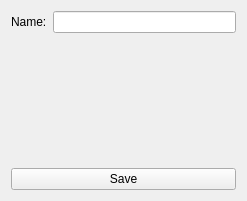
<?xml version="1.0" encoding="UTF-8"?>
<ui version="4.0">
 <class>CityWidget</class>
 <widget class="QWidget" name="CityWidget">
  <property name="geometry">
   <rect>
    <x>0</x>
    <y>0</y>
    <width>247</width>
    <height>201</height>
   </rect>
  </property>
  <property name="windowTitle">
   <string>City</string>
  </property>
  <layout class="QVBoxLayout" name="verticalLayout">
   <item>
    <layout class="QFormLayout" name="formLayout">
     <item row="0" column="0">
      <widget class="QLabel" name="label">
       <property name="text">
        <string>Name:</string>
       </property>
      </widget>
     </item>
     <item row="0" column="1">
      <widget class="QLineEdit" name="nameLineEdit"/>
     </item>
    </layout>
   </item>
   <item>
    <spacer name="verticalSpacer">
     <property name="orientation">
      <enum>Qt::Vertical</enum>
     </property>
     <property name="sizeHint" stdset="0">
      <size>
       <width>20</width>
       <height>40</height>
      </size>
     </property>
    </spacer>
   </item>
   <item>
    <widget class="QPushButton" name="saveBtn">
     <property name="text">
      <string>Save</string>
     </property>
    </widget>
   </item>
  </layout>
 </widget>
 <resources/>
 <connections>
  <connection>
   <sender>saveBtn</sender>
   <signal>clicked()</signal>
   <receiver>CityWidget</receiver>
   <slot>save()</slot>
   <hints>
    <hint type="sourcelabel">
     <x>99</x>
     <y>182</y>
    </hint>
    <hint type="destinationlabel">
     <x>239</x>
     <y>122</y>
    </hint>
   </hints>
  </connection>
  <connection>
   <sender>nameLineEdit</sender>
   <signal>returnPressed()</signal>
   <receiver>saveBtn</receiver>
   <slot>click()</slot>
   <hints>
    <hint type="sourcelabel">
     <x>81</x>
     <y>30</y>
    </hint>
    <hint type="destinationlabel">
     <x>86</x>
     <y>184</y>
    </hint>
   </hints>
  </connection>
 </connections>
 <slots>
  <slot>save()</slot>
 </slots>
</ui>
